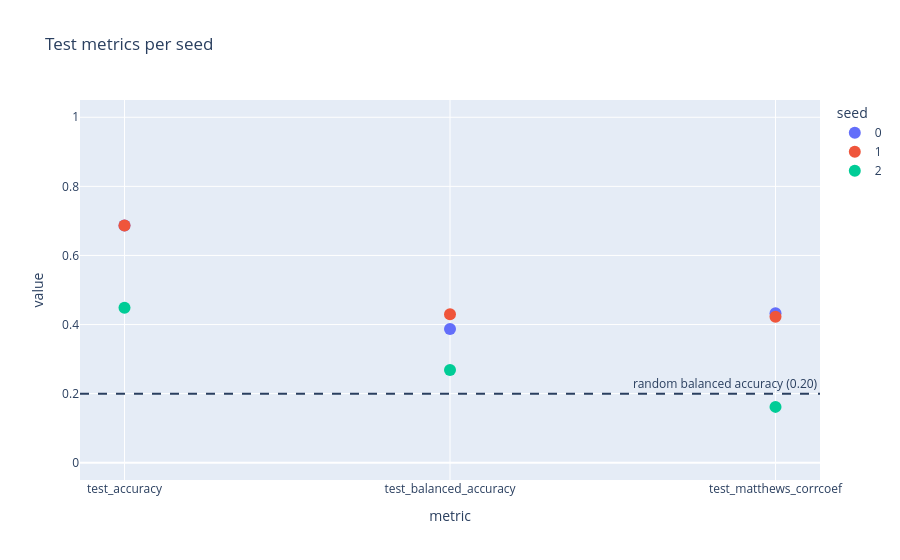

The notebook cell this image was saved under:
### Code cell
# new: test metrics per seed (points) against the 0.20 random balanced-accuracy baseline.
seed_long = seed_results.reset_index().melt(
    id_vars="seed",
    value_vars=["test_accuracy", "test_balanced_accuracy", "test_matthews_corrcoef"],
    var_name="metric", value_name="value",
)
seed_long["seed"] = seed_long["seed"].astype(str)
fig_seeds = px.scatter(seed_long, x="metric", y="value", color="seed",
                       title="Test metrics per seed")
fig_seeds.update_traces(marker_size=12)
fig_seeds.add_hline(y=0.2, line_dash="dash", annotation_text="random balanced accuracy (0.20)")
fig_seeds.update_yaxes(range=[-0.05, 1.05])
fig_seeds.show()

### Figure 1 — Plotly figure (JSON) as saved in the notebook; plotly's stock layout.template omitted (floating-point values rounded to 4 significant figures)
{"data": [{"hovertemplate": "seed=0<br>metric=%{x}<br>value=%{y}<extra></extra>", "legendgroup": "0", "marker": {"color": "#636efa", "size": 12, "symbol": "circle"}, "mode": "markers", "name": "0", "orientation": "v", "showlegend": true, "type": "scatter", "x": ["test_accuracy", "test_balanced_accuracy", "test_matthews_corrcoef"], "xaxis": "x", "y": [0.6865, 0.3873, 0.4327], "yaxis": "y"}, {"hovertemplate": "seed=1<br>metric=%{x}<br>value=%{y}<extra></extra>", "legendgroup": "1", "marker": {"color": "#EF553B", "size": 12, "symbol": "circle"}, "mode": "markers", "name": "1", "orientation": "v", "showlegend": true, "type": "scatter", "x": ["test_accuracy", "test_balanced_accuracy", "test_matthews_corrcoef"], "xaxis": "x", "y": [0.6865, 0.43, 0.4224], "yaxis": "y"}, {"hovertemplate": "seed=2<br>metric=%{x}<br>value=%{y}<extra></extra>", "legendgroup": "2", "marker": {"color": "#00cc96", "size": 12, "symbol": "circle"}, "mode": "markers", "name": "2", "orientation": "v", "showlegend": true, "type": "scatter", "x": ["test_accuracy", "test_balanced_accuracy", "test_matthews_corrcoef"], "xaxis": "x", "y": [0.4486, 0.2682, 0.1617], "yaxis": "y"}], "layout": {"annotations": [{"showarrow": false, "text": "random balanced accuracy (0.20)", "x": 1, "xanchor": "right", "xref": "x domain", "y": 0.2, "yanchor": "bottom", "yref": "y"}], "legend": {"title": {"text": "seed"}, "tracegroupgap": 0}, "shapes": [{"line": {"dash": "dash"}, "type": "line", "x0": 0, "x1": 1, "xref": "x domain", "y0": 0.2, "y1": 0.2, "yref": "y"}], "title": {"text": "Test metrics per seed"}, "xaxis": {"anchor": "y", "domain": [0, 1], "title": {"text": "metric"}}, "yaxis": {"anchor": "x", "domain": [0, 1], "range": [-0.05, 1.05], "title": {"text": "value"}}}}
